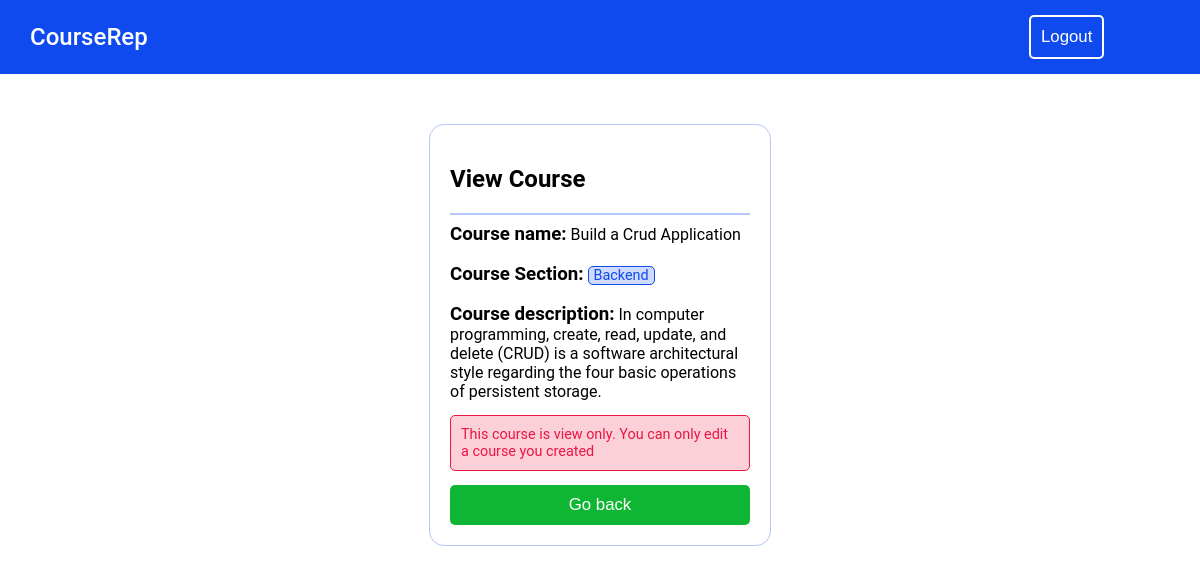
/read.php?view=19 (signed in), run on the app's committed database.
### tables this page shows
CREATE TABLE `courses` (
  `courseid` int(255) NOT NULL,
  `timecreated` date NOT NULL DEFAULT current_timestamp(),
  `creator` varchar(255) NOT NULL,
  `coursename` varchar(255) NOT NULL,
  `coursesection` varchar(255) NOT NULL,
  `coursedesc` varchar(255) NOT NULL
);

### read.php (the view, shortened to what this page needs)
<?php include_once "includes/mysql-conn.php" ?>
<!DOCTYPE html>
<html lang="en">
<head>
    <link rel="stylesheet" href="includes/style.css" >
</head>
<body>
<div class="header">
<h2 class="title" > <a href="index.php">CourseRep </a></h2>
<form action="includes/functions.php" class="logout-btn">
    <button name="logout" class:> Logout </button>
</form>
</div>
<?php
if(isset($_GET["view"])){
  $courseid=$_GET["view"];
  $sql = "SELECT * FROM courses WHERE courseid = $courseid;";
    if($result = mysqli_query($conn, $sql)){
      $row = mysqli_fetch_array($result);
                $coursename = $row["coursename"];
                $creator = $row["creator"];
                $section = $row["coursesection"];
                $desc = $row["coursedesc"];
}
}
?>
    <div class="small-container">
    <h2> View Course </h2>
    <hr>
  <?php
echo "<h3 style='display:inline'> Course name:</h3> <span> $coursename </span> </br></br>";
echo "<h3 style='display:inline'> Course Section:</h3> <span class='message' style='padding:0px 5px 0px 5px'> $section</span> </br></br>";
echo "<h3 style='display:inline'> Course description:</h3> <span> $desc </span> </br>";
if($_SESSION["username"] !== $creator) {
    echo "<p class='alert'> This course is view only. You can only edit a course you created</p>";
}
  ?>
 <form name='edit' action='index.php#courses' method='POST' class='create-btn' >
  <button type='submit' name='edit-submit' style='width:100%' > Go back </button>
</form>
</body>
</html>

### includes/style.css (style rules this page uses)
.small-container { margin:auto; width:300px; padding: 20px; margin-top:50px; border: 1px solid; border-color: rgba(14, 74, 238, 0.3); border-radius:15px; }
body { margin:0px; margin-bottom: 50px; }
h2,h1,h3,p,form, span { font-family: Roboto; overflow-wrap: break-word; }
.header { color:white; background-color:rgb(14, 74, 238); padding:3px 60px 3px 30px; display: flex; flex-flow:row wrap; align-items:center; }
.title { width:90%; }
.logout-btn { width:10%; }
.alert { color:rgb(235, 22, 65); background-color: rgba(235, 22, 65, 0.2); border: 1px solid; border-color: rgb(235, 22, 65); border-radius:5px; padding: 10px; font-size: 90% }
.message { color:rgb(14, 74, 238); background-color: rgba(14, 74, 238, 0.2); border: 1px solid; border-color: rgb(14, 74, 238); border-radius:5px; padding: 10px; font-size: 90% }
button { cursor:pointer; }
a { font-weight: 500; color:rgb(14, 74, 238); text-decoration: none; }
hr { border: 1px solid; border-color: rgba(14, 74, 238, 0.3); }
.logout-btn button { font-size:105%; color:white; background-color: transparent!important; border: 2px solid; border-color: white; border-radius:5px; padding:10px; }
.create-btn button { font-size: 105%; color:white; background-color: rgb(15, 182, 51); border-radius:5px; padding:10px 5px 10px 5px; border:none; width:200px; }
.title a { color:white; }

### data on the page
courses: coursename "Build a Crud Application", coursesection "Backend", coursedesc "In computer programming, create, read, update, and delete (CRUD) is a software architectural style regarding the four basic operations of persistent storage."
